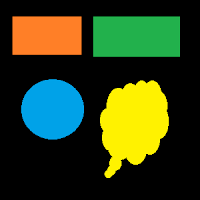
#> input picture formas.png, 200 x 200 px
$ python Practica1.py
#> lines starting #> are read from the running program, lines starting #| are printed output that depends on the picture; after the words box and inside, x2 and y2 are one past the last pixel; in counts of white or black regions, pixels touching at a corner belong together
import numpy as np
import cv2
import random as rng

# leemos y mostramos la imagen original en color
im = cv2.imread('formas.png', cv2.IMREAD_COLOR)
#> im is the input picture: shape (200, 200, 3); mean B, G, R 26.5, 63.9, 49.3
cv2.imshow('0 color', im)
cv2.waitKey()

# leemos y mostramos la imagen original en niveles de gris
imgray = cv2.cvtColor(im, cv2.COLOR_BGR2GRAY)
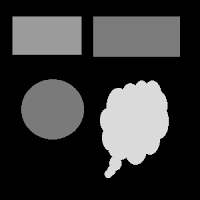
#> imgray: shape (200, 200); min 0, max 226, mean 55.3
cv2.imshow('O gris', imgray)
cv2.waitKey()

# leemos y mostramos la imagen de contornos detectados utilizando Canny
canny = cv2.Canny(imgray, 127, 254)
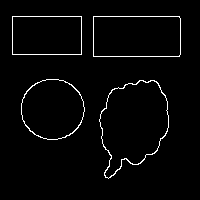
#> canny: shape (200, 200); 2.6% white in thin lines or dots, all inside (x1, y1, x2, y2) = (12, 16, 181, 179)
cv2. imshow('CANNY', canny)
cv2.waitKey()

# obtenemos los datos de los contornos y su jerarquia
contornos, jerarquia = cv2.findContours(canny, cv2.RETR_EXTERNAL, cv2.CHAIN_APPROX_SIMPLE)
#> contornos = 4 contours; box (x1, y1, x2, y2) and area: (99, 80, 169, 179) 4626, (93, 16, 181, 57) 3477, (21, 79, 85, 140) 2995, (12, 16, 82, 55) 2622; jerarquia = [[1, -1, -1, -1], [2, 0, -1, -1], [3, 1, -1, -1], [-1, 2, -1, -1]]

# y los mostramos sobre una imagen vacia
imdraw = np.zeros((canny.shape[0], canny.shape[1]))
for i in range(len(contornos)):
    color = (rng.randint(0,256), rng.randint(0,256), rng.randint(0,256))
    cv2.drawContours(imdraw, contornos, i, color, 2)
#> this loop made 4 passes
#> color on passes 1 to 4: (197, 215, 20), (132, 248, 207), (155, 244, 183), (111, 71, 144)
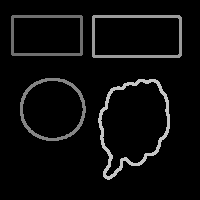
#> imdraw: shape (200, 200) float64; min 0, max 197, mean 11.9
cv2.imshow('contornos', imdraw)
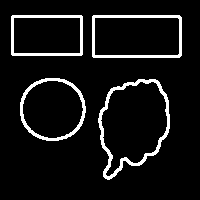
#> window 'contornos': shape (200, 200); 7.7% white; 4 white regions, box (x1, y1, x2, y2) and area: (98, 79, 170, 180) 1006, (92, 15, 182, 58) 756, (20, 78, 86, 141) 668, (11, 15, 83, 56) 638
cv2.waitKey()

# num contornos detectados
numContornos = len(contornos)
#> numContornos = 4
print("num contornos detectados es %r" %numContornos)
#| num contornos detectados es 4

# Jerarquia [Next, Previous, First_Child, Parent]
print(jerarquia)
#| [[[ 1 -1 -1 -1]
#|   [ 2  0 -1 -1]
#|   [ 3  1 -1 -1]
#|   [-1  2 -1 -1]]]

# obtenemos y mostramos los momentos de cada uno de los contornos
# y su centro para reconocer su posición en la imagen
for contorno in contornos:
    M = cv2.moments(contorno)
    print(M)
    cx = int(M['m10']/M['m00'])
    cy = int(M['m01']/M['m00'])
    print('El centro de gravedad del contorno es (', cx, ',', cy, ')')
#> this loop made 4 passes
#> (cx, cy) on passes 1 to 3: (133, 122), (52, 108), (136, 36)
#> (contorno, cx, cy) on pass 4: ([[12, 16], [12, 54], [81, 54], [81, 16]], 46, 35)
#> (printed output is left out)
